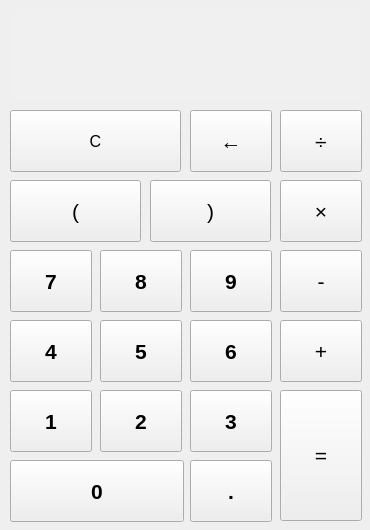
<?xml version="1.0" encoding="UTF-8"?>
<ui version="4.0">
 <class>CAL</class>
 <widget class="QMainWindow" name="CAL">
  <property name="geometry">
   <rect>
    <x>0</x>
    <y>0</y>
    <width>370</width>
    <height>530</height>
   </rect>
  </property>
  <property name="minimumSize">
   <size>
    <width>370</width>
    <height>530</height>
   </size>
  </property>
  <property name="maximumSize">
   <size>
    <width>370</width>
    <height>530</height>
   </size>
  </property>
  <property name="font">
   <font>
    <family>Arial</family>
    <pointsize>24</pointsize>
   </font>
  </property>
  <property name="windowTitle">
   <string>计算器</string>
  </property>
  <property name="windowIcon">
   <iconset>
    <normaloff>cal.png</normaloff>cal.png</iconset>
  </property>
  <property name="iconSize">
   <size>
    <width>40</width>
    <height>40</height>
   </size>
  </property>
  <widget class="QWidget" name="centralwidget">
   <widget class="QPushButton" name="pushButton_7">
    <property name="geometry">
     <rect>
      <x>10</x>
      <y>250</y>
      <width>82</width>
      <height>62</height>
     </rect>
    </property>
    <property name="minimumSize">
     <size>
      <width>0</width>
      <height>0</height>
     </size>
    </property>
    <property name="font">
     <font>
      <family>Arial</family>
      <pointsize>16</pointsize>
      <weight>75</weight>
      <bold>true</bold>
     </font>
    </property>
    <property name="focusPolicy">
     <enum>Qt::ClickFocus</enum>
    </property>
    <property name="text">
     <string>7</string>
    </property>
    <property name="iconSize">
     <size>
      <width>82</width>
      <height>62</height>
     </size>
    </property>
    <property name="flat">
     <bool>false</bool>
    </property>
   </widget>
   <widget class="QPushButton" name="pushButton_4">
    <property name="geometry">
     <rect>
      <x>10</x>
      <y>320</y>
      <width>82</width>
      <height>62</height>
     </rect>
    </property>
    <property name="minimumSize">
     <size>
      <width>0</width>
      <height>0</height>
     </size>
    </property>
    <property name="font">
     <font>
      <family>Arial</family>
      <pointsize>16</pointsize>
      <weight>75</weight>
      <bold>true</bold>
     </font>
    </property>
    <property name="focusPolicy">
     <enum>Qt::ClickFocus</enum>
    </property>
    <property name="text">
     <string>4</string>
    </property>
    <property name="iconSize">
     <size>
      <width>82</width>
      <height>62</height>
     </size>
    </property>
    <property name="flat">
     <bool>false</bool>
    </property>
   </widget>
   <widget class="QPushButton" name="pushButton_1">
    <property name="geometry">
     <rect>
      <x>10</x>
      <y>390</y>
      <width>82</width>
      <height>62</height>
     </rect>
    </property>
    <property name="minimumSize">
     <size>
      <width>0</width>
      <height>0</height>
     </size>
    </property>
    <property name="font">
     <font>
      <family>Arial</family>
      <pointsize>16</pointsize>
      <weight>75</weight>
      <bold>true</bold>
     </font>
    </property>
    <property name="focusPolicy">
     <enum>Qt::ClickFocus</enum>
    </property>
    <property name="text">
     <string>1</string>
    </property>
    <property name="iconSize">
     <size>
      <width>82</width>
      <height>62</height>
     </size>
    </property>
    <property name="flat">
     <bool>false</bool>
    </property>
   </widget>
   <widget class="QPushButton" name="pushButton_0">
    <property name="geometry">
     <rect>
      <x>10</x>
      <y>460</y>
      <width>174</width>
      <height>62</height>
     </rect>
    </property>
    <property name="minimumSize">
     <size>
      <width>0</width>
      <height>0</height>
     </size>
    </property>
    <property name="font">
     <font>
      <family>Arial</family>
      <pointsize>16</pointsize>
      <weight>75</weight>
      <bold>true</bold>
     </font>
    </property>
    <property name="focusPolicy">
     <enum>Qt::ClickFocus</enum>
    </property>
    <property name="text">
     <string>0</string>
    </property>
    <property name="iconSize">
     <size>
      <width>174</width>
      <height>62</height>
     </size>
    </property>
    <property name="flat">
     <bool>false</bool>
    </property>
   </widget>
   <widget class="QPushButton" name="pushButton_2">
    <property name="geometry">
     <rect>
      <x>100</x>
      <y>390</y>
      <width>82</width>
      <height>62</height>
     </rect>
    </property>
    <property name="minimumSize">
     <size>
      <width>0</width>
      <height>0</height>
     </size>
    </property>
    <property name="font">
     <font>
      <family>Arial</family>
      <pointsize>16</pointsize>
      <weight>75</weight>
      <bold>true</bold>
     </font>
    </property>
    <property name="focusPolicy">
     <enum>Qt::ClickFocus</enum>
    </property>
    <property name="text">
     <string>2</string>
    </property>
    <property name="iconSize">
     <size>
      <width>82</width>
      <height>62</height>
     </size>
    </property>
    <property name="flat">
     <bool>false</bool>
    </property>
   </widget>
   <widget class="QPushButton" name="pushButton_5">
    <property name="geometry">
     <rect>
      <x>100</x>
      <y>320</y>
      <width>82</width>
      <height>62</height>
     </rect>
    </property>
    <property name="minimumSize">
     <size>
      <width>0</width>
      <height>0</height>
     </size>
    </property>
    <property name="font">
     <font>
      <family>Arial</family>
      <pointsize>16</pointsize>
      <weight>75</weight>
      <bold>true</bold>
     </font>
    </property>
    <property name="focusPolicy">
     <enum>Qt::ClickFocus</enum>
    </property>
    <property name="text">
     <string>5</string>
    </property>
    <property name="flat">
     <bool>false</bool>
    </property>
   </widget>
   <widget class="QPushButton" name="pushButton_8">
    <property name="geometry">
     <rect>
      <x>100</x>
      <y>250</y>
      <width>82</width>
      <height>62</height>
     </rect>
    </property>
    <property name="minimumSize">
     <size>
      <width>0</width>
      <height>0</height>
     </size>
    </property>
    <property name="font">
     <font>
      <family>Arial</family>
      <pointsize>16</pointsize>
      <weight>75</weight>
      <bold>true</bold>
     </font>
    </property>
    <property name="focusPolicy">
     <enum>Qt::ClickFocus</enum>
    </property>
    <property name="text">
     <string>8</string>
    </property>
    <property name="iconSize">
     <size>
      <width>82</width>
      <height>62</height>
     </size>
    </property>
    <property name="flat">
     <bool>false</bool>
    </property>
   </widget>
   <widget class="QPushButton" name="pushButton_9">
    <property name="geometry">
     <rect>
      <x>190</x>
      <y>250</y>
      <width>82</width>
      <height>62</height>
     </rect>
    </property>
    <property name="minimumSize">
     <size>
      <width>0</width>
      <height>0</height>
     </size>
    </property>
    <property name="font">
     <font>
      <family>Arial</family>
      <pointsize>16</pointsize>
      <weight>75</weight>
      <bold>true</bold>
     </font>
    </property>
    <property name="focusPolicy">
     <enum>Qt::ClickFocus</enum>
    </property>
    <property name="text">
     <string>9</string>
    </property>
    <property name="iconSize">
     <size>
      <width>82</width>
      <height>62</height>
     </size>
    </property>
    <property name="flat">
     <bool>false</bool>
    </property>
   </widget>
   <widget class="QPushButton" name="pushButton_6">
    <property name="geometry">
     <rect>
      <x>190</x>
      <y>320</y>
      <width>82</width>
      <height>62</height>
     </rect>
    </property>
    <property name="minimumSize">
     <size>
      <width>0</width>
      <height>0</height>
     </size>
    </property>
    <property name="font">
     <font>
      <family>Arial</family>
      <pointsize>16</pointsize>
      <weight>75</weight>
      <bold>true</bold>
     </font>
    </property>
    <property name="focusPolicy">
     <enum>Qt::ClickFocus</enum>
    </property>
    <property name="text">
     <string>6</string>
    </property>
    <property name="iconSize">
     <size>
      <width>82</width>
      <height>62</height>
     </size>
    </property>
    <property name="flat">
     <bool>false</bool>
    </property>
   </widget>
   <widget class="QPushButton" name="pushButton_3">
    <property name="geometry">
     <rect>
      <x>190</x>
      <y>390</y>
      <width>82</width>
      <height>62</height>
     </rect>
    </property>
    <property name="minimumSize">
     <size>
      <width>0</width>
      <height>0</height>
     </size>
    </property>
    <property name="font">
     <font>
      <family>Arial</family>
      <pointsize>16</pointsize>
      <weight>75</weight>
      <bold>true</bold>
     </font>
    </property>
    <property name="focusPolicy">
     <enum>Qt::ClickFocus</enum>
    </property>
    <property name="text">
     <string>3</string>
    </property>
    <property name="iconSize">
     <size>
      <width>82</width>
      <height>62</height>
     </size>
    </property>
    <property name="flat">
     <bool>false</bool>
    </property>
   </widget>
   <widget class="QPushButton" name="pushButton_point">
    <property name="geometry">
     <rect>
      <x>190</x>
      <y>460</y>
      <width>82</width>
      <height>62</height>
     </rect>
    </property>
    <property name="minimumSize">
     <size>
      <width>0</width>
      <height>0</height>
     </size>
    </property>
    <property name="font">
     <font>
      <family>Arial</family>
      <pointsize>16</pointsize>
      <weight>75</weight>
      <bold>true</bold>
     </font>
    </property>
    <property name="focusPolicy">
     <enum>Qt::ClickFocus</enum>
    </property>
    <property name="text">
     <string>.</string>
    </property>
    <property name="iconSize">
     <size>
      <width>82</width>
      <height>62</height>
     </size>
    </property>
    <property name="flat">
     <bool>false</bool>
    </property>
   </widget>
   <widget class="QPushButton" name="pushButton_add">
    <property name="geometry">
     <rect>
      <x>280</x>
      <y>320</y>
      <width>82</width>
      <height>62</height>
     </rect>
    </property>
    <property name="minimumSize">
     <size>
      <width>0</width>
      <height>0</height>
     </size>
    </property>
    <property name="font">
     <font>
      <family>Arial</family>
      <pointsize>16</pointsize>
      <weight>50</weight>
      <bold>false</bold>
     </font>
    </property>
    <property name="focusPolicy">
     <enum>Qt::ClickFocus</enum>
    </property>
    <property name="text">
     <string>+</string>
    </property>
    <property name="iconSize">
     <size>
      <width>82</width>
      <height>62</height>
     </size>
    </property>
    <property name="flat">
     <bool>false</bool>
    </property>
   </widget>
   <widget class="QPushButton" name="pushButton_min">
    <property name="geometry">
     <rect>
      <x>280</x>
      <y>250</y>
      <width>82</width>
      <height>62</height>
     </rect>
    </property>
    <property name="minimumSize">
     <size>
      <width>0</width>
      <height>0</height>
     </size>
    </property>
    <property name="font">
     <font>
      <family>Arial</family>
      <pointsize>16</pointsize>
      <weight>50</weight>
      <bold>false</bold>
     </font>
    </property>
    <property name="focusPolicy">
     <enum>Qt::ClickFocus</enum>
    </property>
    <property name="text">
     <string>-</string>
    </property>
    <property name="iconSize">
     <size>
      <width>82</width>
      <height>62</height>
     </size>
    </property>
    <property name="flat">
     <bool>false</bool>
    </property>
   </widget>
   <widget class="QPushButton" name="pushButton_mul">
    <property name="geometry">
     <rect>
      <x>280</x>
      <y>180</y>
      <width>82</width>
      <height>62</height>
     </rect>
    </property>
    <property name="minimumSize">
     <size>
      <width>0</width>
      <height>0</height>
     </size>
    </property>
    <property name="font">
     <font>
      <family>Arial</family>
      <pointsize>16</pointsize>
      <weight>50</weight>
      <bold>false</bold>
     </font>
    </property>
    <property name="focusPolicy">
     <enum>Qt::ClickFocus</enum>
    </property>
    <property name="text">
     <string>×</string>
    </property>
    <property name="iconSize">
     <size>
      <width>82</width>
      <height>62</height>
     </size>
    </property>
    <property name="flat">
     <bool>false</bool>
    </property>
   </widget>
   <widget class="QPushButton" name="pushButton_div">
    <property name="geometry">
     <rect>
      <x>280</x>
      <y>110</y>
      <width>82</width>
      <height>62</height>
     </rect>
    </property>
    <property name="minimumSize">
     <size>
      <width>0</width>
      <height>0</height>
     </size>
    </property>
    <property name="font">
     <font>
      <family>Arial</family>
      <pointsize>16</pointsize>
      <weight>50</weight>
      <bold>false</bold>
     </font>
    </property>
    <property name="focusPolicy">
     <enum>Qt::ClickFocus</enum>
    </property>
    <property name="text">
     <string>÷</string>
    </property>
    <property name="iconSize">
     <size>
      <width>82</width>
      <height>62</height>
     </size>
    </property>
    <property name="flat">
     <bool>false</bool>
    </property>
   </widget>
   <widget class="QPushButton" name="pushButton_lbr">
    <property name="geometry">
     <rect>
      <x>10</x>
      <y>180</y>
      <width>131</width>
      <height>62</height>
     </rect>
    </property>
    <property name="minimumSize">
     <size>
      <width>0</width>
      <height>0</height>
     </size>
    </property>
    <property name="font">
     <font>
      <family>Arial</family>
      <pointsize>16</pointsize>
      <weight>50</weight>
      <bold>false</bold>
     </font>
    </property>
    <property name="focusPolicy">
     <enum>Qt::ClickFocus</enum>
    </property>
    <property name="text">
     <string>(</string>
    </property>
    <property name="iconSize">
     <size>
      <width>131</width>
      <height>62</height>
     </size>
    </property>
    <property name="flat">
     <bool>false</bool>
    </property>
   </widget>
   <widget class="QPushButton" name="pushButton_rbr">
    <property name="geometry">
     <rect>
      <x>150</x>
      <y>180</y>
      <width>121</width>
      <height>62</height>
     </rect>
    </property>
    <property name="minimumSize">
     <size>
      <width>0</width>
      <height>0</height>
     </size>
    </property>
    <property name="font">
     <font>
      <family>Arial</family>
      <pointsize>16</pointsize>
      <weight>50</weight>
      <bold>false</bold>
     </font>
    </property>
    <property name="focusPolicy">
     <enum>Qt::ClickFocus</enum>
    </property>
    <property name="text">
     <string>)</string>
    </property>
    <property name="iconSize">
     <size>
      <width>131</width>
      <height>62</height>
     </size>
    </property>
    <property name="flat">
     <bool>false</bool>
    </property>
   </widget>
   <widget class="QPushButton" name="pushButton_c">
    <property name="geometry">
     <rect>
      <x>10</x>
      <y>110</y>
      <width>171</width>
      <height>62</height>
     </rect>
    </property>
    <property name="minimumSize">
     <size>
      <width>0</width>
      <height>0</height>
     </size>
    </property>
    <property name="font">
     <font>
      <family>Arial</family>
      <pointsize>12</pointsize>
      <weight>50</weight>
      <bold>false</bold>
     </font>
    </property>
    <property name="focusPolicy">
     <enum>Qt::ClickFocus</enum>
    </property>
    <property name="text">
     <string>C</string>
    </property>
    <property name="iconSize">
     <size>
      <width>171</width>
      <height>62</height>
     </size>
    </property>
    <property name="flat">
     <bool>false</bool>
    </property>
   </widget>
   <widget class="QPushButton" name="pushButton_equ">
    <property name="geometry">
     <rect>
      <x>280</x>
      <y>390</y>
      <width>82</width>
      <height>131</height>
     </rect>
    </property>
    <property name="minimumSize">
     <size>
      <width>0</width>
      <height>0</height>
     </size>
    </property>
    <property name="font">
     <font>
      <family>Arial</family>
      <pointsize>16</pointsize>
      <weight>50</weight>
      <bold>false</bold>
     </font>
    </property>
    <property name="focusPolicy">
     <enum>Qt::ClickFocus</enum>
    </property>
    <property name="text">
     <string>=</string>
    </property>
    <property name="iconSize">
     <size>
      <width>82</width>
      <height>131</height>
     </size>
    </property>
    <property name="flat">
     <bool>false</bool>
    </property>
   </widget>
   <widget class="QPushButton" name="pushButton_back">
    <property name="geometry">
     <rect>
      <x>190</x>
      <y>110</y>
      <width>82</width>
      <height>62</height>
     </rect>
    </property>
    <property name="minimumSize">
     <size>
      <width>0</width>
      <height>0</height>
     </size>
    </property>
    <property name="font">
     <font>
      <family>Arial</family>
      <pointsize>16</pointsize>
      <weight>75</weight>
      <bold>true</bold>
     </font>
    </property>
    <property name="focusPolicy">
     <enum>Qt::ClickFocus</enum>
    </property>
    <property name="text">
     <string>←</string>
    </property>
    <property name="iconSize">
     <size>
      <width>82</width>
      <height>62</height>
     </size>
    </property>
    <property name="flat">
     <bool>false</bool>
    </property>
   </widget>
   <widget class="QLineEdit" name="lineEdit">
    <property name="geometry">
     <rect>
      <x>10</x>
      <y>50</y>
      <width>351</width>
      <height>51</height>
     </rect>
    </property>
    <property name="font">
     <font>
      <pointsize>36</pointsize>
     </font>
    </property>
    <property name="cursor">
     <cursorShape>ArrowCursor</cursorShape>
    </property>
    <property name="focusPolicy">
     <enum>Qt::NoFocus</enum>
    </property>
    <property name="contextMenuPolicy">
     <enum>Qt::PreventContextMenu</enum>
    </property>
    <property name="autoFillBackground">
     <bool>false</bool>
    </property>
    <property name="styleSheet">
     <string notr="true">border-width:0;border-style:outset;background-color:rgb(240, 240, 240)</string>
    </property>
    <property name="text">
     <string/>
    </property>
    <property name="alignment">
     <set>Qt::AlignRight|Qt::AlignTrailing|Qt::AlignVCenter</set>
    </property>
    <property name="clearButtonEnabled">
     <bool>false</bool>
    </property>
   </widget>
   <widget class="QLineEdit" name="lineEdit_2">
    <property name="geometry">
     <rect>
      <x>10</x>
      <y>10</y>
      <width>351</width>
      <height>41</height>
     </rect>
    </property>
    <property name="font">
     <font>
      <pointsize>24</pointsize>
     </font>
    </property>
    <property name="cursor">
     <cursorShape>ArrowCursor</cursorShape>
    </property>
    <property name="focusPolicy">
     <enum>Qt::NoFocus</enum>
    </property>
    <property name="contextMenuPolicy">
     <enum>Qt::PreventContextMenu</enum>
    </property>
    <property name="autoFillBackground">
     <bool>false</bool>
    </property>
    <property name="styleSheet">
     <string notr="true">border-width:0;border-style:outset;background-color:rgb(240, 240, 240)</string>
    </property>
    <property name="text">
     <string/>
    </property>
    <property name="alignment">
     <set>Qt::AlignRight|Qt::AlignTrailing|Qt::AlignVCenter</set>
    </property>
    <property name="clearButtonEnabled">
     <bool>false</bool>
    </property>
   </widget>
   <zorder>lineEdit</zorder>
   <zorder>pushButton_7</zorder>
   <zorder>pushButton_4</zorder>
   <zorder>pushButton_1</zorder>
   <zorder>pushButton_0</zorder>
   <zorder>pushButton_2</zorder>
   <zorder>pushButton_5</zorder>
   <zorder>pushButton_8</zorder>
   <zorder>pushButton_9</zorder>
   <zorder>pushButton_6</zorder>
   <zorder>pushButton_3</zorder>
   <zorder>pushButton_point</zorder>
   <zorder>pushButton_add</zorder>
   <zorder>pushButton_min</zorder>
   <zorder>pushButton_mul</zorder>
   <zorder>pushButton_div</zorder>
   <zorder>pushButton_lbr</zorder>
   <zorder>pushButton_rbr</zorder>
   <zorder>pushButton_c</zorder>
   <zorder>pushButton_equ</zorder>
   <zorder>pushButton_back</zorder>
   <zorder>lineEdit_2</zorder>
  </widget>
 </widget>
 <resources/>
 <connections/>
</ui>
